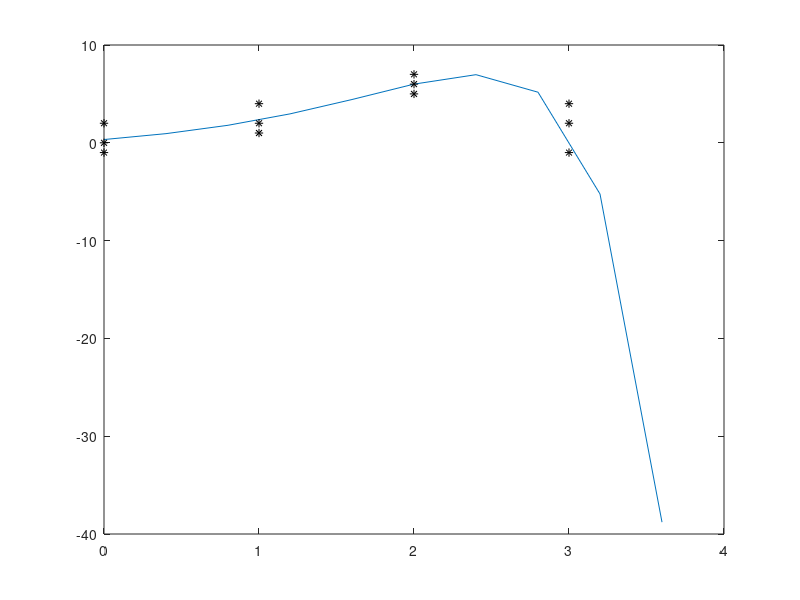

Recreate this plot in MATLAB.
x = [0.000000 0.400000 0.800000 1.200000 1.600000 2.000000 2.400000 2.800000 3.200000 3.600000];
y = [0.333333 0.936796 1.790943 2.957330 4.425392 6.000000 6.967156 5.174040 -5.233433 -38.790454];
x0 = [0, 0, 0, 1, 1, 1, 2, 2, 2, 3, 3, 3];
y0 = [-1 0 2 1 2 4 5 7 6 4 -1 2];

plot(x, y);
hold;
plot(x0, y0, 'k *');

print("-r60", "polynomial-regression.png");